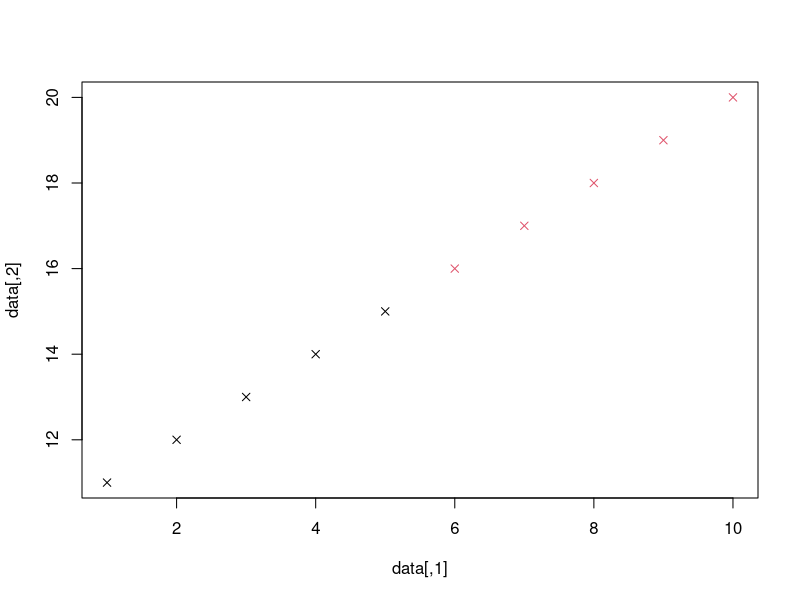

Source code (R):
## Cluster the spirals data set.

#install.packages(kernlab)

library(kernlab)

data = matrix(1:100,nrow=10)

data[1,1]


sc <- specc(data, centers=2)
plot(data, col=sc, pch=4)            # estimated classes (x)
#points(data, col=obj$classes, pch=5) # true classes (<>)
